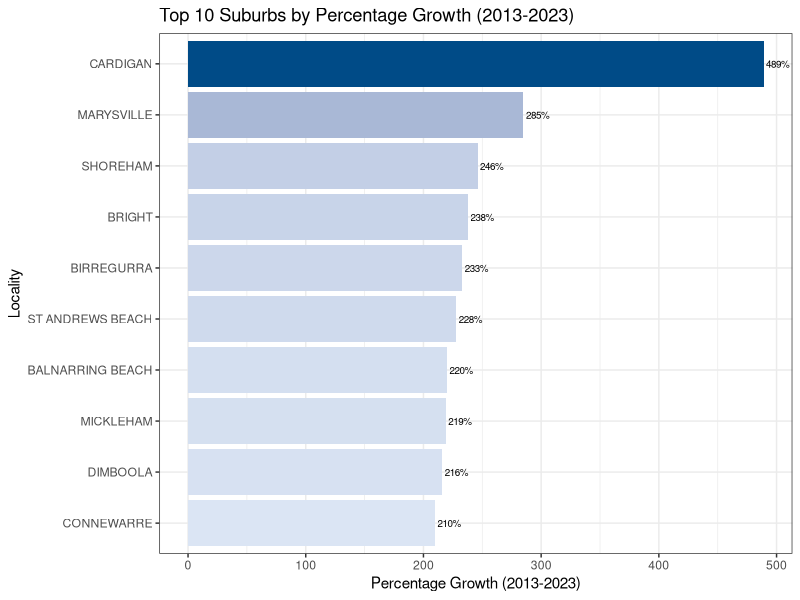
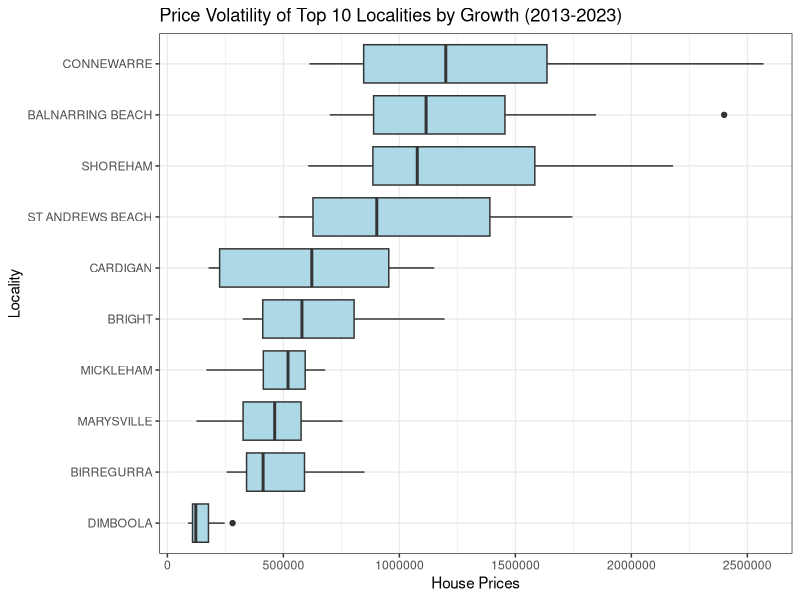

Recreate these plots in R, in order.
## ---- chunk 1
knitr::opts_chunk$set(
  echo = FALSE,
  warning = FALSE,
  message = FALSE
)
## ---- chunk 2
library(tidyverse)
library(readr)
library(knitr)
library(readxl)
## ---- chunk 3
property_data <- read_excel("Houses-by-suburb-2013-2023.xlsx")
## ---- chunk 4
#| label: tbl-data-dictionary

library(knitr)
library(kableExtra)

data_desc <- data.frame(
  Variable_Name = c("Locality", "2013-2023", "Prelim", "22-23", "13-23", "PA"),
  Description = c("The name of the suburb or locality in Melbourne.",
                  "Median house prices from 2013 to 2023, measured in AUD.",
                  "Preliminary house price estimates for 2023.",
                  "Percentage change in median house price (2022 to 2023).",
                  "Percentage growth in house prices (2013 to 2023).",
                  "Compound annual growth rate (CAGR) or price appreciation (PA) percentage.")
)

# Print the data dictionary table
kable(data_desc, caption = "Variables in the dataset") %>%
  kable_styling() 
## ---- chunk 5

property_data$`2013` <- as.numeric(property_data$`2013`)
property_data$`2014` <- as.numeric(property_data$`2014`)
property_data$`2015` <- as.numeric(property_data$`2015`)
property_data$`2016` <- as.numeric(property_data$`2016`)
property_data$`2017` <- as.numeric(property_data$`2017`)
property_data$`2018` <- as.numeric(property_data$`2018`)
property_data$`2019` <- as.numeric(property_data$`2019`)
property_data$`Prelim` <- as.numeric(property_data$`Prelim`)
property_data$`13-23` <- as.numeric(property_data$`13-23`)
property_data$`PA` <- as.numeric(property_data$`PA`)

## ---- chunk 6
property_growth <- property_data %>%
  select(Locality, `13-23`) %>%
  drop_na(`13-23`) 
## ---- chunk 7
property_growth <- property_growth %>%
  arrange(desc(`13-23`)) %>%
  slice_head(n = 10) 
## ---- chunk 8
#| label: fig-top-10-suburbs
#| tbl-cap: "Top 10 Suburbs in Melbourne by Percentage Growth (2013-2023)."
#| fig-width: 7
#| fig-height: 3

# First process the property_growth data
property_growth <- property_data %>%
  select(Locality, `13-23`) %>%
  drop_na(`13-23`) %>%
  arrange(desc(`13-23`)) %>%
  slice_head(n = 10)

# Create the bar plot
growth_plot <- ggplot(property_growth,
                      aes(x = reorder(Locality, `13-23`),
                          y = `13-23`,
                          fill = `13-23`)) +
  geom_bar(stat = "identity") +
  geom_text(aes(label = paste0(round(`13-23`, 1), "%")),   # Add labels for percentage growth
            hjust = -0.1, size = 2.5) +       # Adjust text position and size
  coord_flip() + 
  labs(title = "Top 10 Suburbs by Percentage Growth (2013-2023)",  # Updated title
       x = "Locality",
       y = "Percentage Growth (2013-2023)") +  # Updated y-axis label
  theme_bw() +
  scale_fill_gradient(low = "#dbe5f4", high = "#004b87", guide = FALSE) 

# Print the plot
print(growth_plot)


## ---- chunk 9
#| label: fig-top-10-volatility
#| tbl-cap: "Price Volatility of top 10 suburbs by growth"
#| fig-width: 7
#| fig-height: 3

top_10_growth <- property_data %>%
  arrange(desc(`13-23`)) %>%
  slice(1:10) 

house_data_long_top_10 <- property_data %>%
  filter(Locality %in% top_10_growth$Locality) %>%
  pivot_longer(cols = `2013`:`2023`, names_to = "Year", values_to = "Price") %>%
  filter(!is.na(Price))  # Filter out missing prices

ggplot(house_data_long_top_10, aes(x = reorder(Locality, Price, FUN = median), y = Price, fill = Locality)) +
 geom_boxplot(fill = "lightblue") +
  coord_flip() +  
  labs(title = "Price Volatility of Top 10 Localities by Growth (2013-2023)",
       x = "Locality",
       y = "House Prices") +
  theme_bw()
## ---- chunk 10
#| label: tbl-conclude
 
# Select relevant columns and calculate additional metrics
summary_data <- property_data %>%
  select(Locality, `2013`, `2023`, `13-23`, `PA`) %>%
  mutate(
    `Median Price (2023)` = `2023`,
    `Percentage Growth (2013-2023)` = `13-23`,
    `CAGR (%)` = `PA`,
    `Volatility (IQR)` = apply(property_data[, c('2013', '2014', '2015', '2016', '2017', '2018', '2019', '2020', '2021', '2022', '2023')], 1, function(x) IQR(x, na.rm = TRUE))
  ) %>%
  select(Locality, `Median Price (2023)`, `Percentage Growth (2013-2023)`, `Volatility (IQR)`, `CAGR (%)`) %>%
  arrange(desc(`Percentage Growth (2013-2023)`))

# Display the table using kableExtra for better formatting
library(kableExtra)
summary_data %>%
  head(10) %>%  # Showing top 10 suburbs
  kable(caption = "Key Metrics Summary for Top 10 Suburbs") %>%
  kable_styling(full_width = FALSE, bootstrap_options = c("striped", "hover"))
